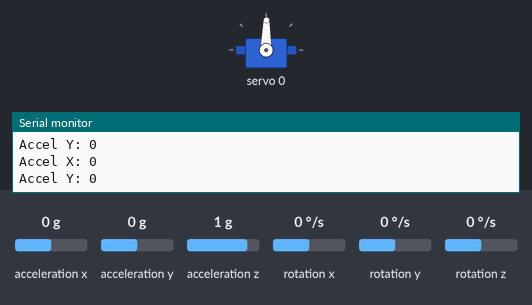
A sketch run on a simulated Arduino Uno, built with avr-gcc and run on an emulated ATmega328P. On the bench: servo, the last lines printed to the serial monitor. Wiring (inferred from the names in the program): MPU-6050 motion sensor at I2C address 0x68. The inputs (shaded band) are chosen by the test bench; at power-on: acceleration y 0 g, acceleration x 0 g, acceleration z 1 g, rotation x 0 °/s, rotation y 0 °/s, rotation z 0 °/s.

Above: at 1.2 s.
1.3 s: acceleration y set to -1.4 g
At 2.1 s:
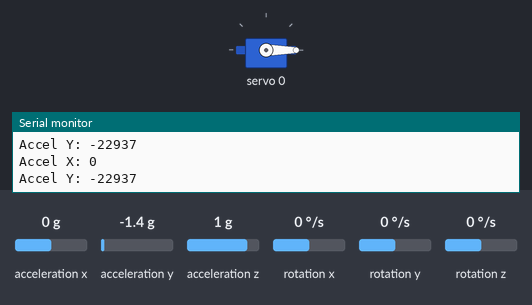
2.9 s: acceleration y set to 0.8 g
At 3.7 s:
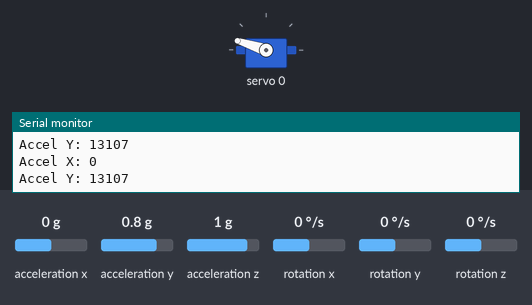
4.5 s: acceleration y set to 1.4 g
At 4.9 s:
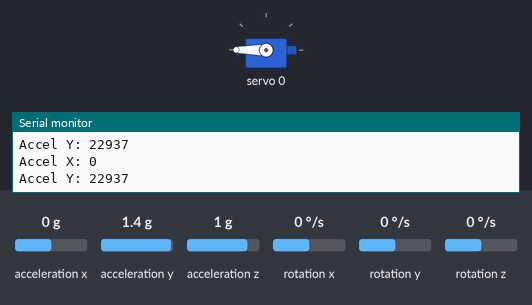
6.0 s: acceleration y set to 0 g
At 6.5 s:
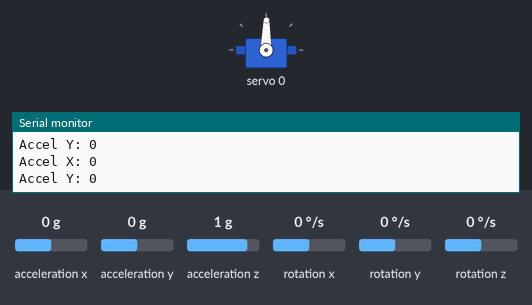
Timing chart, 0 to 8.6 s (numbered marks = the images above; inputs shaded):
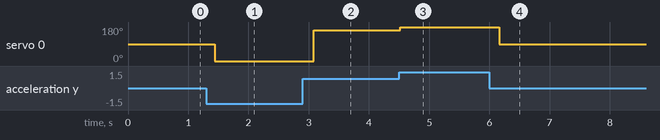

The sketch:

OldMain.ino
```cpp
#include "MPU6050.h"
#include <Wire.h>
#include <Adafruit_PWMServoDriver.h>
Adafruit_PWMServoDriver PWMBoard = Adafruit_PWMServoDriver();
// constants for the minimum and maximum PCA9685 pwm value
#define SERVOMIN 100
#define SERVOMAX 500
#define SERVO_FREQ 50

MPU6050 mpu;
// If AD0 pin is set to HIGH set the MPU addr to 0x69
const int MPUAddress = 0x68;

// declaring variables for accelerometer and gyroscope as integer with base 16 (hexadecimal)
int16_t accelX, accelY, accelZ;
int16_t gyroX, gyroY, gyroZ;


void setup() {

  Serial.begin(9600);
  // waking I2c replica (MPU6050)
  Wire.begin();
  Wire.beginTransmission(MPUAddress);
  Wire.write(0x6B);
  Wire.write(0);
  Wire.endTransmission(true);
  // starting PCA9685
  PWMBoard.begin();
  PWMBoard.setOscillatorFrequency(27000000);

  // Servos use 60 Hz LED uses 1.0 KHz
  PWMBoard.setPWMFreq(SERVO_FREQ);
  // beginning transmission between I2c board and I2c replica
  Wire.begin();
  //Serial.println(" PWM SERVO CHANGE: ")
}
// function for converting degrees to a corresponding value in the corresponding servo range
int angleToServoRange(int degree){
  if(degree > 180){
    for(int i; degree>180; i++){
      degree -= 1;
      }
    }
   else if(degree < 0){
    degree = 0;
    }
  int pulseLen = map(degree, 0, 180, SERVOMIN, SERVOMAX);
  return pulseLen;
}


void loop() {
  // reading raw values from MPU6050
  mpu.getMotion6 (&accelX, &accelY, &accelZ, &gyroZ, &gyroY, &gyroZ);
  // using map to convert raw X and Y values from accelerometer into degrees 0-180
  int angleX = map (accelX / 131 , -17000 / 131, 17000 / 131, 0, 180);
  int angleY = map (accelY / 131 , -17000 / 131, 17000 / 131, 0, 180);

  // PCA9685 pin 0
  PWMBoard.setPWM(0, 0, angleToServoRange(angleY));

  // printing raw X and Y values
  Serial.print("Accel X: ");
  Serial.println(accelX);
  Serial.print("Accel Y: ");
  Serial.println(accelY);

  // delay of 200 milliseconds
  delay(200);
}
```

Measured:
- after the input at 1.3 s, servo 0: 89° → 0° after 0.14 s
- after the input at 2.9 s, servo 0: 0° → 162° after 0.18 s
- after the input at 4.5 s, servo 0: 162° → 180° at once
- after the input at 6.0 s, servo 0: 180° → 89° after 0.16 s
